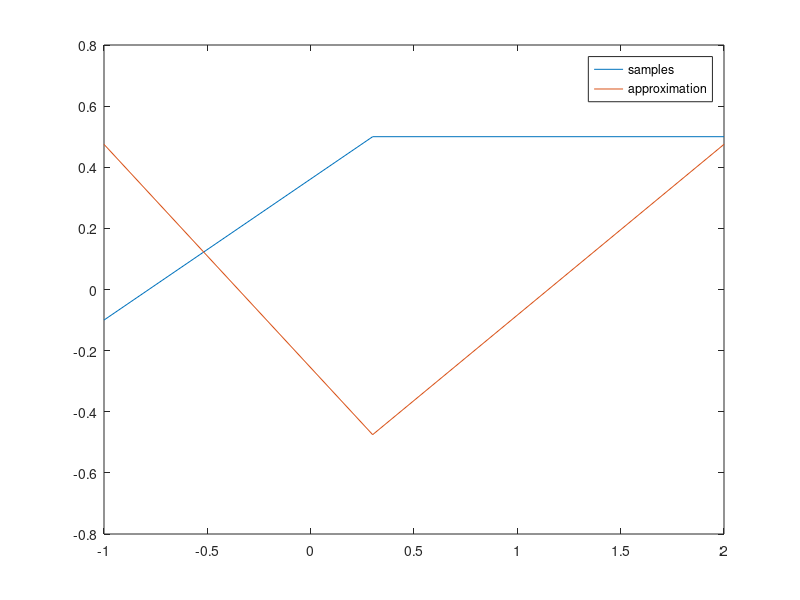
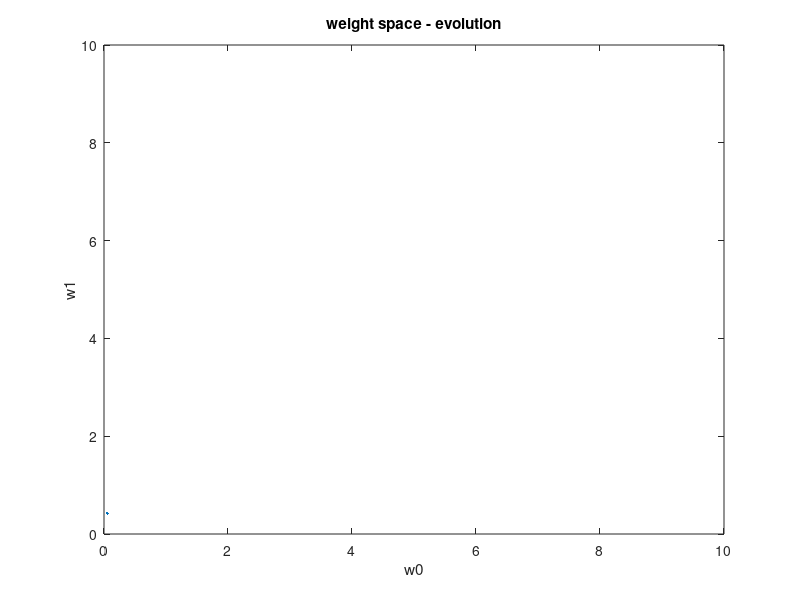

Recreate these plots in MATLAB, in order.
#! /usr/bin/octave -qf

#
# Here we are comparing 3 different learning algorithms,
# demonstrated on a simple perceptron.
# i)   gradient decsent
# ii)  line-search
# iii) conjugate gradient descent
#


# X' = transposed(X)

exoa = 0;
exob = 0;
exoc = 0;

# Weight vector: w[0=>threshold, 1=>input-weight]
a = 0.5;
global w = [unifrnd(-a, a); unifrnd(-a, a)]

# Output vector: t[trainingSampleId]
global t = [-0.1, 0.5, 0.5]

# Input matrix: X[trainingSampleId][0=>bias, 1=>input]
global input = [-1.0, 0.3, 2.0]
global X = [1.0, 1.0, 1.0; input]


# Returns the neuron's output/activity
function _y = y(x, w)
	_y = w' * x
	_y = _y(1) + _y(2)
endfunction

#function _error = error(y, t)
#	_error = 0.5 * (y - t)^2
#endfunction

# the training error
function _Error = Error()
	global X
	global w
	global t
	_Error = 0.5 * sumsq(w' * X - t);
endfunction

# H = 2XX'
function _H = H()
	global X
	_H = 2 * X * X';
endfunction

# Returns the gradient for the current error
function _gradient = gradient()
	global w
	global X
	global t
	b = -2 * X * t';
	_gradient = H() * w + b;
endfunction

function update_weights_grad_descent(rate, gradient)
	global w;
	w = w - rate * gradient;
endfunction

function update_weights_line_search(gradient)
	global w
	alpha = - (gradient' * gradient ) / (gradient' * H() * gradient);
	w = w + alpha * gradient;
endfunction

#################################
# save w0/1 for plotting
w0 = [w(1)];
w1 = [w(2)];

# 1a) Gradient Descent
if (exoa == 1)
	iterations = 100;
	rate = 0.5;
	for i = 1:iterations
		g = gradient();
		update_weights_grad_descent(rate, g)
		w0(end+1) = w(1);
		w1(end+1) = w(2);
	endfor
endif

# 1b) Line search
if (exob == 1)
	iterations = 15;
	for i = 1:iterations
		g = gradient();
		update_weights_line_search(g)
		w0(end+1) = w(1);
		w1(end+1) = w(2);
	endfor
endif

# 1c) Conjugate Gradient
if (exoc == 1)
	gold = gradient();
	w = -gold;
	d = -gold;
	iterations = 20;
	for i = 1:iterations
		alpha = -(d' * gold) / (d' * H() * d);
		w = w + alpha * d;
		gnew = gradient();
		if (1 == 0)
			break;
		endif
		beta = -(gnew' * gnew) / (gold' * gold);
		d = gnew + beta * d;
		gold = gnew;

		#Error()
		w0(end+1) = w(1);
		w1(end+1) = w(2);
	endfor
endif



# Plot the samples vs the approximation
global output = t
global approxOutput = [y(X(1), w), y(X(2), w), y(X(3), w)]
title("target space - samples and approximation")
plot(input, [output; approxOutput])
legend(["samples"; "approximation"]);
print("approximation.png", "-dpng")

# Plot the weights evolution over the iteration steps
plot(w0, w1)
title("weight space - evolution")
xlabel("w0");
ylabel("w1");
axis([0 10 0 10])
#legend("uiae");
print("weightsEvolution.png", "-dpng")
